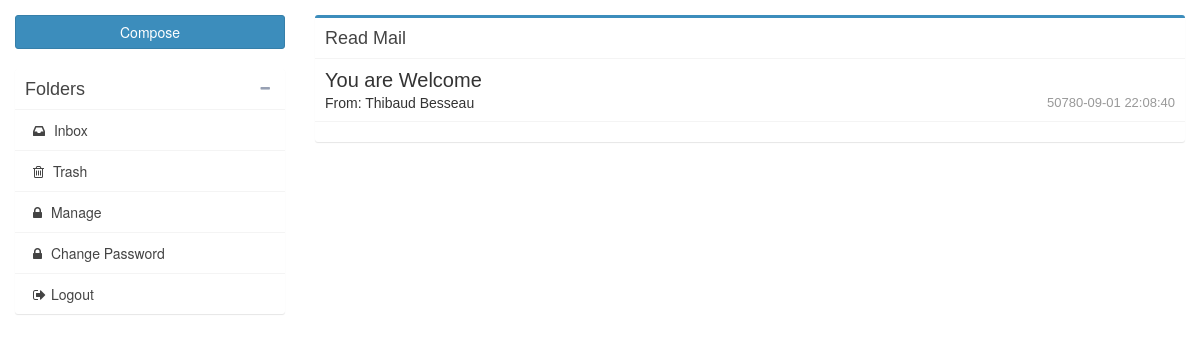
Page /src/read.php?id=2 (signed in) on the committed database.
### tables this page shows
CREATE TABLE `message` (
	`Id`	INTEGER PRIMARY KEY AUTOINCREMENT UNIQUE,
	`Sender`	INTEGER NOT NULL,
	`Recipient`	INTEGER NOT NULL,
	`Subject`	TEXT,
	`Message`	TEXT,
	`Date`	INTEGER NOT NULL,
	 FOREIGN KEY (`Sender`) REFERENCES User(`Id`),
	 FOREIGN KEY (`Recipient`) REFERENCES User(`Id`)


);

### html/config/db.php (called while the page is built, shortened)
<?php
class MyDB extends SQLite3
{
    public function email($id_Message)
    {
        $sql = "SELECT message.*  FROM message WHERE Id= :Id_Message";
        $statement = $this->prepare($sql);
        $statement->bindValue(':Id_Message', $id_Message);
        $result = $statement->execute();
        $res = $result->fetchArray(SQLITE3_ASSOC);
        $sql = 'SELECT First_Name, Last_Name  FROM user WHERE  user.Id = :Id';
        $statement = $this->prepare($sql);
        $statement->bindValue(':Id', $res['Sender']);
        $result2 = $statement->execute();
        $sender = $result2->fetchArray();
        $row = array();
        $row['Id'] = $res['Id'];
        $row['Sender'] = $res['Sender'];
        $row['Recipient'] = $res['Recipient'];
        $row['Subject'] = $res['Subject'];
        $row['Message'] = $res['Message'];
        $row['Date'] = $res['Date'];
        $row['Sender_Name'] = $sender['First_Name'] . " " . $sender['Last_Name'];
        return ($row);
    }
}
?>

### html/src/read.php (the view, shortened to what this page needs)
<?php
require_once("../config/db.php");
$db = new MyDB();
if (!isset($_SESSION['email'])) {
    header('Location: ../index.php');
} else {
    $isAdmin = $_SESSION['isAdmin'];
}
if(isset($_GET["id"]))
{
    $emailsUser = $db->email(filter_var($_GET['id'], FILTER_SANITIZE_STRING));
}
?>
<!DOCTYPE html>
<html class=''>
<head>
    <link href="https://maxcdn.bootstrapcdn.com/bootstrap/3.3.7/css/bootstrap.min.css" rel="stylesheet"
          id="bootstrap-css">
    <link href='../public/css/admin-lte.css' rel='stylesheet' type='text/css'>
    <link rel="stylesheet" href="https://stackpath.bootstrapcdn.com/font-awesome/4.7.0/css/font-awesome.min.css">
</head>
<body>
<section class="content">
    <div class="row">
        <div class="col-md-3">
            <a href="compose.php" class="btn btn-primary btn-block margin-bottom">Compose</a>
            <div class="box box-solid">
                <div class="box-header with-border">
                    <h3 class="box-title">Folders</h3>
                    <div class="box-tools">
                        <button type="button" class="btn btn-box-tool" data-widget="collapse"><i class="fa fa-minus"></i>
                        </button>
                    </div>
                </div>
                <div class="box-body no-padding">
                    <ul class="nav nav-pills nav-stacked">
                        <li><a href="mailbox.php"><i class="fa fa-inbox"></i> Inbox
                        <li><a href="delete.php?id=<?php print($emailsUser[Id]);?>"><i class="fa fa-trash-o"></i> Trash</a></li>
                        <?php if($isAdmin){echo('<li><a href="users.php"><i class="fa fa-lock"></i> Manage</a></li>');}?>
                        <li><a href="password.php"><i class="fa fa-lock"></i> Change Password</a></li>
                        <li><a href="logout.php"><i class="fa fa-sign-out"></i>Logout</a></li>
                    </ul>
                </div>
            </div>
        </div>
        <div class="col-md-9">
            <div class="box box-primary">
                <div class="box-header with-border">
                    <h3 class="box-title">Read Mail</h3>
                </div>
                <div class="box-body no-padding">
                    <div class="mailbox-read-info">
                        <h3><?php print($emailsUser["Subject"]); ?></h3>
                        <h5>From: <?php print($emailsUser["Sender_Name"]); ?>
                            <span class="mailbox-read-time pull-right"><?php print( gmdate("Y-m-d\ H:i:s", $emailsUser["Date"]) ); ?></span></h5>
                    </div>
                    <div class="mailbox-read-message">
                    </div>
                </div>
            </div>
        </div>
    </div>
</section>
</body>
</html>

### rows in the picture
message: Subject "You are Welcome", Sender "Thibaud Besseau", gmdate("Y-m-d\ H:i:s", $emailsUser["Date"]) "50780-09-01 22:08:40"
